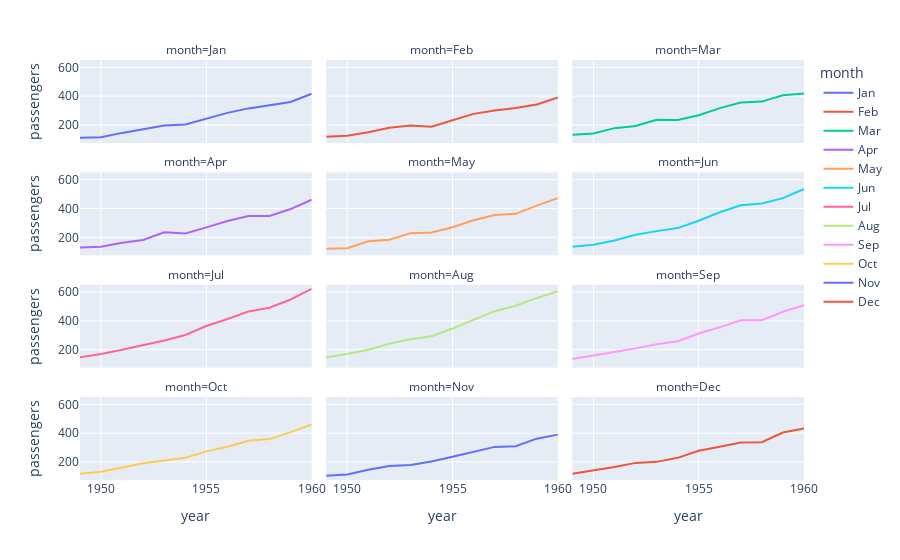

The code cell stored with this chart in its notebook:
### Markdown cell above
In ```sns.relational``` recall there were 3 plots, 2 which output a plot on the ```Axes``` level and had compatibility with other ```pyplot``` functions:

```python
sns.lineplot(data=flights, x='year', y='passengers', hue='month')
```

```python
sns.scatterplot(data=flights, x='year', y='passengers', hue='month')
```

And one which output a plot on a ```Figure``` level ```FacetGrid``` which could have multiple subplots:

```python
sns.relplot(data=flights, x='year', y='passengers', hue='month', col='month', col_wrap=3, kind='line')
```

In ```px``` there is no compatibility with ```pyplot``` and all functions output essentially a ```plotly``` equivalent to a ```Figure``` level ```FacetGrid```. Notice that there are once again similar input parameters:

```python
px.line(data_frame=flights, x='year', y='passengers', color='month', facet_col='month', facet_col_wrap=3)
```

```python
px.scatter(data_frame=flights, x='year', y='passengers', color='month', facet_col='month', facet_col_wrap=3)
```

In the functions input arguments ```col``` becomes ```facet_col```, ```row``` becomes ```facet_row``` and ```col_wrap``` becomes ```facet_col_wrap```. Instead of a ```kind``` parameter used to switch the plot type, the plot type is directly selected.

### Code cell
px.line(data_frame=flights, x='year', y='passengers', color='month', facet_col='month', facet_col_wrap=3)

### Figure 1 — Plotly figure (JSON) as saved in the notebook; plotly's stock layout.template omitted (floating-point values rounded to 4 significant figures)
{"data": [{"hovertemplate": "month=Jan<br>year=%{x}<br>passengers=%{y}<extra></extra>", "legendgroup": "Jan", "line": {"color": "#636efa", "dash": "solid"}, "marker": {"symbol": "circle"}, "mode": "lines", "name": "Jan", "orientation": "v", "showlegend": true, "type": "scatter", "x": [1949, 1950, 1951, 1952, 1953, 1954, 1955, 1956, 1957, 1958, 1959, 1960], "xaxis": "x10", "y": [112, 115, 145, 171, 196, 204, 242, 284, 315, 340, 360, 417], "yaxis": "y10"}, {"hovertemplate": "month=Feb<br>year=%{x}<br>passengers=%{y}<extra></extra>", "legendgroup": "Feb", "line": {"color": "#EF553B", "dash": "solid"}, "marker": {"symbol": "circle"}, "mode": "lines", "name": "Feb", "orientation": "v", "showlegend": true, "type": "scatter", "x": [1949, 1950, 1951, 1952, 1953, 1954, 1955, 1956, 1957, 1958, 1959, 1960], "xaxis": "x11", "y": [118, 126, 150, 180, 196, 188, 233, 277, 301, 318, 342, 391], "yaxis": "y11"}, {"hovertemplate": "month=Mar<br>year=%{x}<br>passengers=%{y}<extra></extra>", "legendgroup": "Mar", "line": {"color": "#00cc96", "dash": "solid"}, "marker": {"symbol": "circle"}, "mode": "lines", "name": "Mar", "orientation": "v", "showlegend": true, "type": "scatter", "x": [1949, 1950, 1951, 1952, 1953, 1954, 1955, 1956, 1957, 1958, 1959, 1960], "xaxis": "x12", "y": [132, 141, 178, 193, 236, 235, 267, 317, 356, 362, 406, 419], "yaxis": "y12"}, {"hovertemplate": "month=Apr<br>year=%{x}<br>passengers=%{y}<extra></extra>", "legendgroup": "Apr", "line": {"color": "#ab63fa", "dash": "solid"}, "marker": {"symbol": "circle"}, "mode": "lines", "name": "Apr", "orientation": "v", "showlegend": true, "type": "scatter", "x": [1949, 1950, 1951, 1952, 1953, 1954, 1955, 1956, 1957, 1958, 1959, 1960], "xaxis": "x7", "y": [129, 135, 163, 181, 235, 227, 269, 313, 348, 348, 396, 461], "yaxis": "y7"}, {"hovertemplate": "month=May<br>year=%{x}<br>passengers=%{y}<extra></extra>", "legendgroup": "May", "line": {"color": "#FFA15A", "dash": "solid"}, "marker": {"symbol": "circle"}, "mode": "lines", "name": "May", "orientation": "v", "showlegend": true, "type": "scatter", "x": [1949, 1950, 1951, 1952, 1953, 1954, 1955, 1956, 1957, 1958, 1959, 1960], "xaxis": "x8", "y": [121, 125, 172, 183, 229, 234, 270, 318, 355, 363, 420, 472], "yaxis": "y8"}, {"hovertemplate": "month=Jun<br>year=%{x}<br>passengers=%{y}<extra></extra>", "legendgroup": "Jun", "line": {"color": "#19d3f3", "dash": "solid"}, "marker": {"symbol": "circle"}, "mode": "lines", "name": "Jun", "orientation": "v", "showlegend": true, "type": "scatter", "x": [1949, 1950, 1951, 1952, 1953, 1954, 1955, 1956, 1957, 1958, 1959, 1960], "xaxis": "x9", "y": [135, 149, 178, 218, 243, 264, 315, 374, 422, 435, 472, 535], "yaxis": "y9"}, {"hovertemplate": "month=Jul<br>year=%{x}<br>passengers=%{y}<extra></extra>", "legendgroup": "Jul", "line": {"color": "#FF6692", "dash": "solid"}, "marker": {"symbol": "circle"}, "mode": "lines", "name": "Jul", "orientation": "v", "showlegend": true, "type": "scatter", "x": [1949, 1950, 1951, 1952, 1953, 1954, 1955, 1956, 1957, 1958, 1959, 1960], "xaxis": "x4", "y": [148, 170, 199, 230, 264, 302, 364, 413, 465, 491, 548, 622], "yaxis": "y4"}, {"hovertemplate": "month=Aug<br>year=%{x}<br>passengers=%{y}<extra></extra>", "legendgroup": "Aug", "line": {"color": "#B6E880", "dash": "solid"}, "marker": {"symbol": "circle"}, "mode": "lines", "name": "Aug", "orientation": "v", "showlegend": true, "type": "scatter", "x": [1949, 1950, 1951, 1952, 1953, 1954, 1955, 1956, 1957, 1958, 1959, 1960], "xaxis": "x5", "y": [148, 170, 199, 242, 272, 293, 347, 405, 467, 505, 559, 606], "yaxis": "y5"}, {"hovertemplate": "month=Sep<br>year=%{x}<br>passengers=%{y}<extra></extra>", "legendgroup": "Sep", "line": {"color": "#FF97FF", "dash": "solid"}, "marker": {"symbol": "circle"}, "mode": "lines", "name": "Sep", "orientation": "v", "showlegend": true, "type": "scatter", "x": [1949, 1950, 1951, 1952, 1953, 1954, 1955, 1956, 1957, 1958, 1959, 1960], "xaxis": "x6", "y": [136, 158, 184, 209, 237, 259, 312, 355, 404, 404, 463, 508], "yaxis": "y6"}, {"hovertemplate": "month=Oct<br>year=%{x}<br>passengers=%{y}<extra></extra>", "legendgroup": "Oct", "line": {"color": "#FECB52", "dash": "solid"}, "marker": {"symbol": "circle"}, "mode": "lines", "name": "Oct", "orientation": "v", "showlegend": true, "type": "scatter", "x": [1949, 1950, 1951, 1952, 1953, 1954, 1955, 1956, 1957, 1958, 1959, 1960], "xaxis": "x", "y": [119, 133, 162, 191, 211, 229, 274, 306, 347, 359, 407, 461], "yaxis": "y"}, {"hovertemplate": "month=Nov<br>year=%{x}<br>passengers=%{y}<extra></extra>", "legendgroup": "Nov", "line": {"color": "#636efa", "dash": "solid"}, "marker": {"symbol": "circle"}, "mode": "lines", "name": "Nov", "orientation": "v", "showlegend": true, "type": "scatter", "x": [1949, 1950, 1951, 1952, 1953, 1954, 1955, 1956, 1957, 1958, 1959, 1960], "xaxis": "x2", "y": [104, 114, 146, 172, 180, 203, 237, 271, 305, 310, 362, 390], "yaxis": "y2"}, {"hovertemplate": "month=Dec<br>year=%{x}<br>passengers=%{y}<extra></extra>", "legendgroup": "Dec", "line": {"color": "#EF553B", "dash": "solid"}, "marker": {"symbol": "circle"}, "mode": "lines", "name": "Dec", "orientation": "v", "showlegend": true, "type": "scatter", "x": [1949, 1950, 1951, 1952, 1953, 1954, 1955, 1956, 1957, 1958, 1959, 1960], "xaxis": "x3", "y": [118, 140, 166, 194, 201, 229, 278, 306, 336, 337, 405, 432], "yaxis": "y3"}], "layout": {"annotations": [{"font": {}, "showarrow": false, "text": "month=Oct", "x": 0.16, "xanchor": "center", "xref": "paper", "y": 0.1975, "yanchor": "bottom", "yref": "paper"}, {"font": {}, "showarrow": false, "text": "month=Nov", "x": 0.5, "xanchor": "center", "xref": "paper", "y": 0.1975, "yanchor": "bottom", "yref": "paper"}, {"font": {}, "showarrow": false, "text": "month=Dec", "x": 0.84, "xanchor": "center", "xref": "paper", "y": 0.1975, "yanchor": "bottom", "yref": "paper"}, {"font": {}, "showarrow": false, "text": "month=Jul", "x": 0.16, "xanchor": "center", "xref": "paper", "y": 0.465, "yanchor": "bottom", "yref": "paper"}, {"font": {}, "showarrow": false, "text": "month=Aug", "x": 0.5, "xanchor": "center", "xref": "paper", "y": 0.465, "yanchor": "bottom", "yref": "paper"}, {"font": {}, "showarrow": false, "text": "month=Sep", "x": 0.84, "xanchor": "center", "xref": "paper", "y": 0.465, "yanchor": "bottom", "yref": "paper"}, {"font": {}, "showarrow": false, "text": "month=Apr", "x": 0.16, "xanchor": "center", "xref": "paper", "y": 0.7325, "yanchor": "bottom", "yref": "paper"}, {"font": {}, "showarrow": false, "text": "month=May", "x": 0.5, "xanchor": "center", "xref": "paper", "y": 0.7325, "yanchor": "bottom", "yref": "paper"}, {"font": {}, "showarrow": false, "text": "month=Jun", "x": 0.84, "xanchor": "center", "xref": "paper", "y": 0.7325, "yanchor": "bottom", "yref": "paper"}, {"font": {}, "showarrow": false, "text": "month=Jan", "x": 0.16, "xanchor": "center", "xref": "paper", "y": 1, "yanchor": "bottom", "yref": "paper"}, {"font": {}, "showarrow": false, "text": "month=Feb", "x": 0.5, "xanchor": "center", "xref": "paper", "y": 1, "yanchor": "bottom", "yref": "paper"}, {"font": {}, "showarrow": false, "text": "month=Mar", "x": 0.84, "xanchor": "center", "xref": "paper", "y": 1, "yanchor": "bottom", "yref": "paper"}], "autosize": true, "legend": {"title": {"text": "month"}, "tracegroupgap": 0}, "margin": {"t": 60}, "xaxis": {"anchor": "y", "autorange": true, "domain": [0, 0.32], "range": [1949, 1960], "title": {"text": "year"}, "type": "linear"}, "xaxis10": {"anchor": "y10", "autorange": true, "domain": [0, 0.32], "matches": "x", "range": [1949, 1960], "showticklabels": false, "type": "linear"}, "xaxis11": {"anchor": "y11", "autorange": true, "domain": [0.34, 0.66], "matches": "x", "range": [1949, 1960], "showticklabels": false, "type": "linear"}, "xaxis12": {"anchor": "y12", "autorange": true, "domain": [0.68, 1.0], "matches": "x", "range": [1949, 1960], "showticklabels": false, "type": "linear"}, "xaxis2": {"anchor": "y2", "autorange": true, "domain": [0.34, 0.66], "matches": "x", "range": [1949, 1960], "title": {"text": "year"}, "type": "linear"}, "xaxis3": {"anchor": "y3", "autorange": true, "domain": [0.68, 1.0], "matches": "x", "range": [1949, 1960], "title": {"text": "year"}, "type": "linear"}, "xaxis4": {"anchor": "y4", "autorange": true, "domain": [0, 0.32], "matches": "x", "range": [1949, 1960], "showticklabels": false, "type": "linear"}, "xaxis5": {"anchor": "y5", "autorange": true, "domain": [0.34, 0.66], "matches": "x", "range": [1949, 1960], "showticklabels": false, "type": "linear"}, "xaxis6": {"anchor": "y6", "autorange": true, "domain": [0.68, 1.0], "matches": "x", "range": [1949, 1960], "showticklabels": false, "type": "linear"}, "xaxis7": {"anchor": "y7", "autorange": true, "domain": [0, 0.32], "matches": "x", "range": [1949, 1960], "showticklabels": false, "type": "linear"}, "xaxis8": {"anchor": "y8", "autorange": true, "domain": [0.34, 0.66], "matches": "x", "range": [1949, 1960], "showticklabels": false, "type": "linear"}, "xaxis9": {"anchor": "y9", "autorange": true, "domain": [0.68, 1.0], "matches": "x", "range": [1949, 1960], "showticklabels": false, "type": "linear"}, "yaxis": {"anchor": "x", "autorange": true, "domain": [0, 0.1975], "range": [75.22, 650.8], "title": {"text": "passengers"}, "type": "linear"}, "yaxis10": {"anchor": "x10", "autorange": true, "domain": [0.8025, 1], "matches": "y", "range": [75.22, 650.8], "title": {"text": "passengers"}, "type": "linear"}, "yaxis11": {"anchor": "x11", "autorange": true, "domain": [0.8025, 1], "matches": "y", "range": [75.22, 650.8], "showticklabels": false, "type": "linear"}, "yaxis12": {"anchor": "x12", "autorange": true, "domain": [0.8025, 1], "matches": "y", "range": [75.22, 650.8], "showticklabels": false, "type": "linear"}, "yaxis2": {"anchor": "x2", "autorange": true, "domain": [0, 0.1975], "matches": "y", "range": [75.22, 650.8], "showticklabels": false, "type": "linear"}, "yaxis3": {"anchor": "x3", "autorange": true, "domain": [0, 0.1975], "matches": "y", "range": [75.22, 650.8], "showticklabels": false, "type": "linear"}, "yaxis4": {"anchor": "x4", "autorange": true, "domain": [0.2675, 0.465], "matches": "y", "range": [75.22, 650.8], "title": {"text": "passengers"}, "type": "linear"}, "yaxis5": {"anchor": "x5", "autorange": true, "domain": [0.2675, 0.465], "matches": "y", "range": [75.22, 650.8], "showticklabels": false, "type": "linear"}, "yaxis6": {"anchor": "x6", "autorange": true, "domain": [0.2675, 0.465], "matches": "y", "range": [75.22, 650.8], "showticklabels": false, "type": "linear"}, "yaxis7": {"anchor": "x7", "autorange": true, "domain": [0.535, 0.7325], "matches": "y", "range": [75.22, 650.8], "title": {"text": "passengers"}, "type": "linear"}, "yaxis8": {"anchor": "x8", "autorange": true, "domain": [0.535, 0.7325], "matches": "y", "range": [75.22, 650.8], "showticklabels": false, "type": "linear"}, "yaxis9": {"anchor": "x9", "autorange": true, "domain": [0.535, 0.7325], "matches": "y", "range": [75.22, 650.8], "showticklabels": false, "type": "linear"}}}
